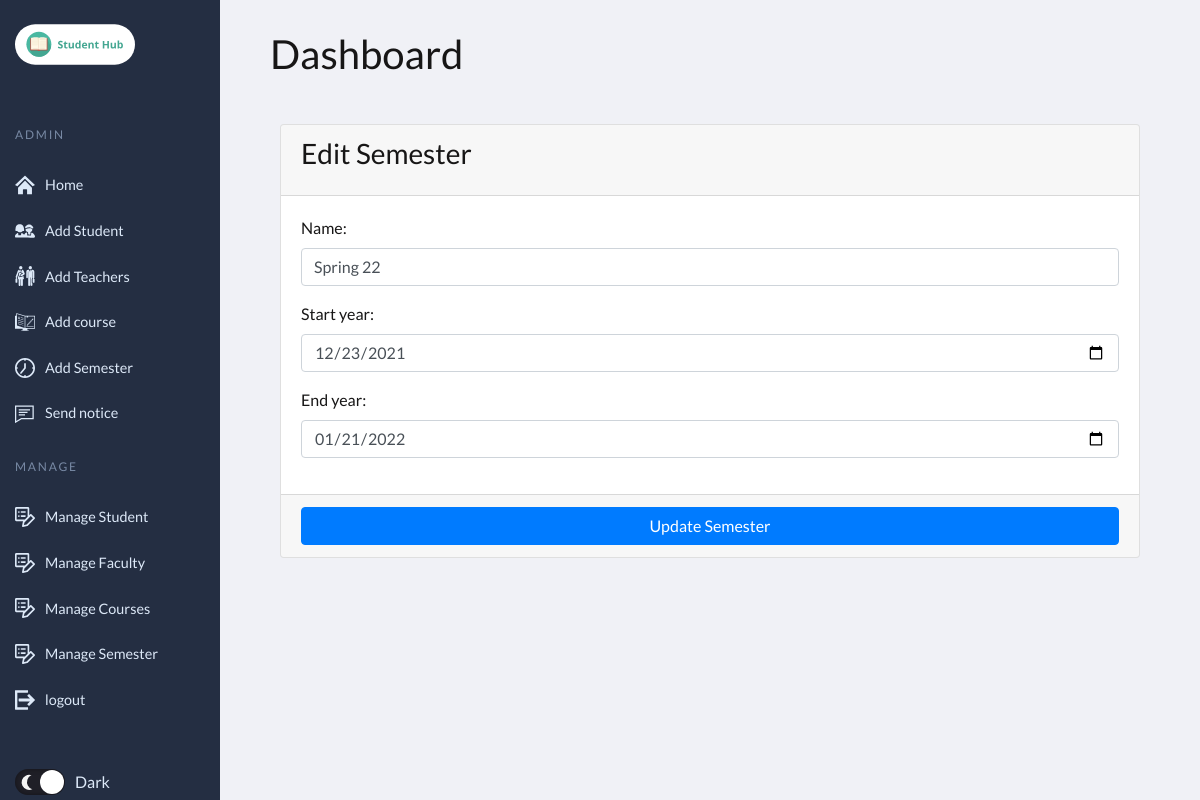
The app's page /home/edit_semester/1 with its own data.
### student_management_app/models.py (models this page shows, shortened)
class Semester(models.Model):
    name = models.CharField(max_length=30)
    start_year = models.DateField()
    end_year = models.DateField()

### student_management_app/adminviews.py (the view)
# urls.py: path('edit_semester/<int:session_id>',adminviews.edit_semester,name='edit_semester'),
def edit_semester(request, session_id):
    instance = get_object_or_404(Semester, id=session_id)
    form = SemesterForm(request.POST or None, instance=instance)
    context = {'form': form, 'session_id': session_id,
               'page_title': 'Edit Semester'}
    if request.method == 'POST':
        if form.is_valid():
            try:
                form.save()
                messages.success(request, "Semester Updated")
                return redirect(reverse('student_app:edit_semester', args=[session_id]))
            except Exception as e:
                messages.error(
                    request, "Semester Could Not Be Updated " + str(e))
                return render(request, "edit_semester.html", context)
        else:
            messages.error(request, "Invalid Form Submitted ")
            return render(request, "edit_semester.html", context)
    else:
        return render(request, "edit_semester.html", context)

### student_management_app/forms.py
class SemesterForm(FormSettings):
    def __init__(self, *args, **kwargs):
        super(SemesterForm, self).__init__(*args, **kwargs)
    class Meta:
        model = Semester
        fields = '__all__'
        widgets = {
            'start_year': DateInput(attrs={'type': 'date'}),
            'end_year': DateInput(attrs={'type': 'date'}),
        }

### student_management_app/templates/edit_semester.html (shortened to what this page needs)
{% extends 'base2.html' %}
{% load static %}
{% block body_block %}
<section class="content">
    <div class="container-fluid">
        <div class="row">
            <div class="col-md-12">
            </div></div></div></section>
<section class="content">
    <div class="container-fluid">
        <div class="row">
            <div class="col-md-12">
                <div class="card card-primary">
                    <div class="card-header">
                        <h3 class="card-title">{{page_title}}</h3>
                    </div>
                    {% include "form_template.html" with messages=messages  form=form button_text="Update Semester"%}
                </div>
            </div>
        </div>
    </div>
</section>
{% endblock  %}

### student_management_app/templates/form_template.html (shortened to what this page needs)
<form role="form" method="POST" enctype="multipart/form-data">
  <div class="card-body">
      {% for field in form  %}
      <div class="form-group">
          {{field.label_tag}}
          {{field}}
      </div>
      {% endfor %}
  </div>
  <div class="card-footer">
      <button type="submit" class="btn btn-primary btn-block">
          {% if button_text %}
          {{button_text}}
          {% else %}
          Submit
          {% endif %}
      </button>
  </div>
</form>

### static/css/main.css (style rules this page uses)
:root { --page-header-bgColor: #242e42; --page-header-bgColor-hover: #1d2636; --page-header-txtColor: #dde9f8; --page-header-headingColor: #7889a4; --page-header-width: 220px; --page-content-bgColor: #f0f1f6; --page-content-txtColor: #171616; --page-content-blockColor: #fff; --white: #fff; --black: #333; --blue: #00b9eb; --red: #ec1848; --border-radius: 4px; --box-shadow: 0 0 10px -2px rgba(0, 0, 0, 0.075); --switch-bgLightModeColor: #87cefa; --switch-sunColor: gold; --switch-moonColor: #f4f4f4; --switch-bgDarkModeColor: #1f1f27; }
* { padding: 0; margin: 0; box-sizing: border-box; }
a, button { color: inherit; }
button { background: none; cursor: pointer; }
input { -webkit-appearance: none; }
label { cursor: pointer; }
button, input { border: none; }

### records on screen
Semester: form "Spring 22" "12/23/2021" "01/21/2022"

### other values on screen
{{ page_title }} "Edit Semester"
{{ field.label_tag }} "Name:" "Start year:" "End year:"
{{ button_text }} "Update Semester"
